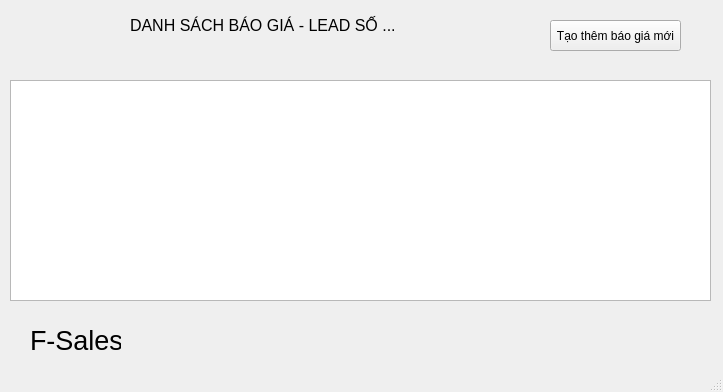
<?xml version="1.0" encoding="UTF-8"?>
<ui version="4.0">
 <class>ListBaoGia</class>
 <widget class="QMainWindow" name="ListBaoGia">
  <property name="geometry">
   <rect>
    <x>0</x>
    <y>0</y>
    <width>723</width>
    <height>392</height>
   </rect>
  </property>
  <property name="windowTitle">
   <string>MainWindow</string>
  </property>
  <widget class="QWidget" name="centralwidget">
   <widget class="QLabel" name="label_header">
    <property name="geometry">
     <rect>
      <x>130</x>
      <y>10</y>
      <width>341</width>
      <height>31</height>
     </rect>
    </property>
    <property name="font">
     <font>
      <pointsize>12</pointsize>
      <weight>50</weight>
      <bold>false</bold>
     </font>
    </property>
    <property name="text">
     <string>DANH SÁCH BÁO GIÁ - LEAD SỐ ...</string>
    </property>
   </widget>
   <widget class="QTableWidget" name="tableWidget">
    <property name="geometry">
     <rect>
      <x>10</x>
      <y>80</y>
      <width>701</width>
      <height>221</height>
     </rect>
    </property>
   </widget>
   <widget class="QPushButton" name="but_new_quotation">
    <property name="geometry">
     <rect>
      <x>550</x>
      <y>20</y>
      <width>131</width>
      <height>31</height>
     </rect>
    </property>
    <property name="text">
     <string>Tạo thêm báo giá mới</string>
    </property>
   </widget>
   <widget class="QLabel" name="label_footer">
    <property name="geometry">
     <rect>
      <x>30</x>
      <y>320</y>
      <width>91</width>
      <height>41</height>
     </rect>
    </property>
    <property name="font">
     <font>
      <pointsize>20</pointsize>
     </font>
    </property>
    <property name="text">
     <string>F-Sales</string>
    </property>
   </widget>
  </widget>
  <widget class="QMenuBar" name="menubar">
   <property name="geometry">
    <rect>
     <x>0</x>
     <y>0</y>
     <width>723</width>
     <height>21</height>
    </rect>
   </property>
  </widget>
  <widget class="QStatusBar" name="statusbar"/>
 </widget>
 <resources/>
 <connections/>
</ui>
